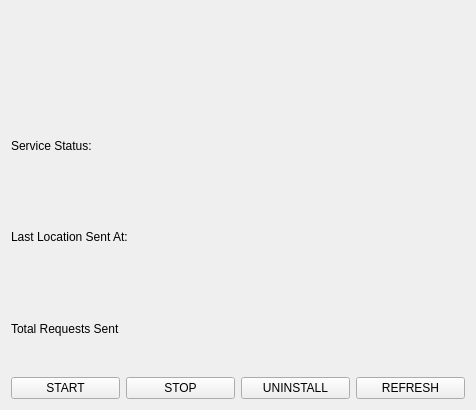
<?xml version="1.0" encoding="UTF-8"?>
<ui version="4.0">
 <class>ServiceView</class>
 <widget class="QWidget" name="ServiceView">
  <property name="geometry">
   <rect>
    <x>0</x>
    <y>0</y>
    <width>476</width>
    <height>410</height>
   </rect>
  </property>
  <property name="windowTitle">
   <string>ServiceView</string>
  </property>
  <layout class="QVBoxLayout" name="verticalLayout_2">
   <item>
    <layout class="QGridLayout" name="gridLayout">
     <item row="0" column="0">
      <layout class="QVBoxLayout" name="verticalLayout">
       <item>
        <widget class="QLabel" name="errorLabel">
         <property name="text">
          <string/>
         </property>
        </widget>
       </item>
       <item>
        <layout class="QHBoxLayout" name="horizontalLayout_4">
         <item>
          <widget class="QLabel" name="label_2">
           <property name="text">
            <string>Service Status:</string>
           </property>
          </widget>
         </item>
         <item>
          <widget class="QLabel" name="ServiceStatusLabel">
           <property name="text">
            <string/>
           </property>
          </widget>
         </item>
        </layout>
       </item>
       <item>
        <layout class="QHBoxLayout" name="horizontalLayout_3">
         <item>
          <widget class="QLabel" name="label_3">
           <property name="text">
            <string>Last Location Sent At:</string>
           </property>
          </widget>
         </item>
         <item>
          <widget class="QLabel" name="LastSentLabel">
           <property name="text">
            <string/>
           </property>
          </widget>
         </item>
        </layout>
       </item>
       <item>
        <layout class="QHBoxLayout" name="horizontalLayout_2">
         <item>
          <widget class="QLabel" name="label_6">
           <property name="text">
            <string>Total Requests Sent</string>
           </property>
          </widget>
         </item>
         <item>
          <widget class="QLabel" name="TotalRequestsLabel">
           <property name="text">
            <string/>
           </property>
          </widget>
         </item>
        </layout>
       </item>
      </layout>
     </item>
    </layout>
   </item>
   <item>
    <layout class="QHBoxLayout" name="horizontalLayout">
     <item>
      <widget class="QPushButton" name="serviceStartButon">
       <property name="text">
        <string>START</string>
       </property>
      </widget>
     </item>
     <item>
      <widget class="QPushButton" name="serviceStopButton">
       <property name="text">
        <string>STOP</string>
       </property>
      </widget>
     </item>
     <item>
      <widget class="QPushButton" name="serviceUninstallButton">
       <property name="text">
        <string>UNINSTALL</string>
       </property>
      </widget>
     </item>
     <item>
      <widget class="QPushButton" name="serviceRefreshButton">
       <property name="text">
        <string>REFRESH</string>
       </property>
      </widget>
     </item>
    </layout>
   </item>
  </layout>
 </widget>
 <layoutdefault spacing="6" margin="11"/>
 <resources/>
 <connections>
  <connection>
   <sender>serviceStartButon</sender>
   <signal>clicked()</signal>
   <receiver>ServiceView</receiver>
   <slot>on_serviceStartButton_clicked()</slot>
   <hints>
    <hint type="sourcelabel">
     <x>64</x>
     <y>303</y>
    </hint>
    <hint type="destinationlabel">
     <x>237</x>
     <y>204</y>
    </hint>
   </hints>
  </connection>
 </connections>
 <slots>
  <slot>on_serviceStartButton_clicked()</slot>
 </slots>
</ui>
